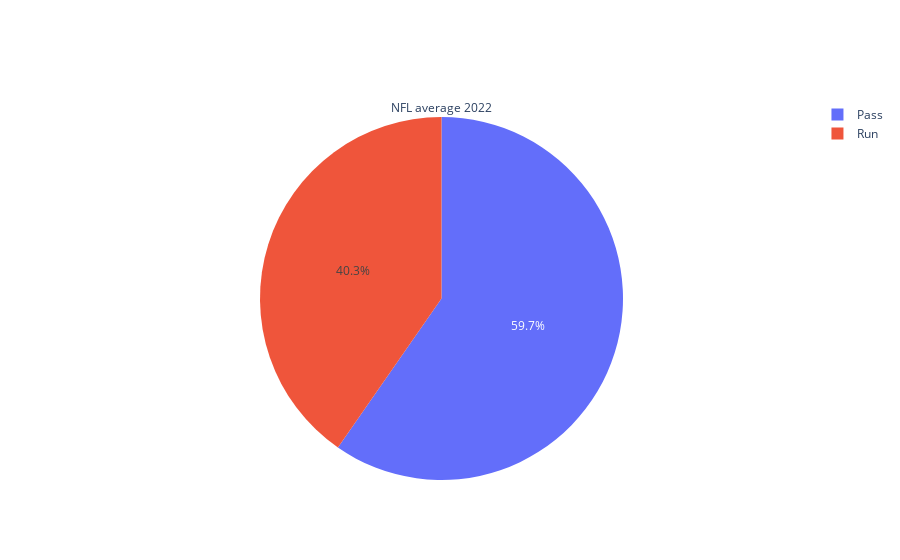

Notebook cell for this chart:
### Code cell
fig = go.Figure(data=[go.Pie(labels=labels, values=values, title=f'NFL average {year}')])
fig.show()

### Figure 1 — Plotly figure (JSON) as saved in the notebook; plotly's stock layout.template omitted (floating-point values rounded to 4 significant figures)
{"data": [{"labels": ["Run", "Pass"], "title": {"text": "NFL average 2022"}, "type": "pie", "values": [1517, 2244]}], "layout": {"autosize": true}}
